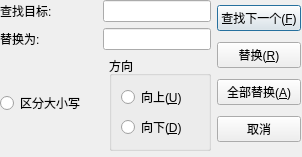
<?xml version="1.0" encoding="UTF-8"?>
<ui version="4.0">
 <class>ReplaceDialog</class>
 <widget class="QDialog" name="ReplaceDialog">
  <property name="geometry">
   <rect>
    <x>0</x>
    <y>0</y>
    <width>302</width>
    <height>157</height>
   </rect>
  </property>
  <property name="windowTitle">
   <string>替换</string>
  </property>
  <widget class="QWidget" name="">
   <property name="geometry">
    <rect>
     <x>0</x>
     <y>0</y>
     <width>301</width>
     <height>151</height>
    </rect>
   </property>
   <layout class="QHBoxLayout" name="horizontalLayout_4">
    <item>
     <layout class="QVBoxLayout" name="verticalLayout_3">
      <item>
       <layout class="QHBoxLayout" name="horizontalLayout_2">
        <item>
         <widget class="QLabel" name="label">
          <property name="minimumSize">
           <size>
            <width>50</width>
            <height>20</height>
           </size>
          </property>
          <property name="text">
           <string>查找目标:</string>
          </property>
         </widget>
        </item>
        <item>
         <spacer name="horizontalSpacer">
          <property name="orientation">
           <enum>Qt::Orientation::Horizontal</enum>
          </property>
          <property name="sizeHint" stdset="0">
           <size>
            <width>40</width>
            <height>20</height>
           </size>
          </property>
         </spacer>
        </item>
        <item>
         <widget class="QLineEdit" name="searchText"/>
        </item>
       </layout>
      </item>
      <item>
       <layout class="QHBoxLayout" name="horizontalLayout">
        <item>
         <widget class="QLabel" name="label_2">
          <property name="minimumSize">
           <size>
            <width>50</width>
            <height>20</height>
           </size>
          </property>
          <property name="text">
           <string>替换为:</string>
          </property>
         </widget>
        </item>
        <item>
         <spacer name="horizontalSpacer_2">
          <property name="orientation">
           <enum>Qt::Orientation::Horizontal</enum>
          </property>
          <property name="sizeHint" stdset="0">
           <size>
            <width>40</width>
            <height>20</height>
           </size>
          </property>
         </spacer>
        </item>
        <item>
         <widget class="QLineEdit" name="targetText"/>
        </item>
       </layout>
      </item>
      <item>
       <layout class="QHBoxLayout" name="horizontalLayout_3">
        <item>
         <widget class="QRadioButton" name="cbCaseSensetive">
          <property name="text">
           <string>区分大小写</string>
          </property>
         </widget>
        </item>
        <item>
         <widget class="QGroupBox" name="gb_direction">
          <property name="title">
           <string>方向</string>
          </property>
          <layout class="QVBoxLayout" name="verticalLayout_2">
           <item>
            <widget class="QRadioButton" name="rbUp">
             <property name="text">
              <string>向上(&amp;U)</string>
             </property>
            </widget>
           </item>
           <item>
            <widget class="QRadioButton" name="rbDown">
             <property name="text">
              <string>向下(&amp;D)</string>
             </property>
            </widget>
           </item>
          </layout>
         </widget>
        </item>
       </layout>
      </item>
     </layout>
    </item>
    <item>
     <layout class="QVBoxLayout" name="verticalLayout">
      <item>
       <widget class="QPushButton" name="btFindNext">
        <property name="text">
         <string>查找下一个(&amp;F)</string>
        </property>
       </widget>
      </item>
      <item>
       <widget class="QPushButton" name="btReplace">
        <property name="text">
         <string>替换(&amp;R)</string>
        </property>
       </widget>
      </item>
      <item>
       <widget class="QPushButton" name="btReplaceAll">
        <property name="text">
         <string>全部替换(&amp;A)</string>
        </property>
       </widget>
      </item>
      <item>
       <widget class="QPushButton" name="btCancel">
        <property name="text">
         <string>取消</string>
        </property>
       </widget>
      </item>
     </layout>
    </item>
   </layout>
  </widget>
 </widget>
 <resources/>
 <connections/>
</ui>
